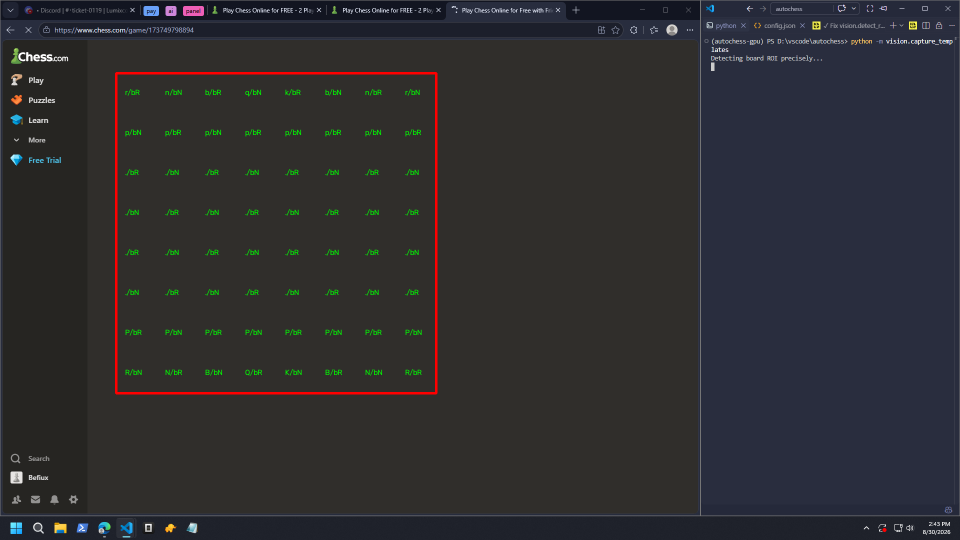
#> input picture vision/debug_board.png, 1920 x 1080 px (shown at 1/2 size); its folder holds only this picture in this run
$ python -i template_classifier.py   (imports and definitions only)
#> lines starting #> are read from the running program, lines starting #| are printed output that depends on the picture
#> further down, picture is the input picture: shape (1080, 1920, 3); mean B, G, R 48.6, 45.8, 46.3
import os
import pickle
import cv2
import numpy as np
from collections import defaultdict

import chess
from vision import dataset as ds

BASE_DIR = os.path.dirname(os.path.dirname(os.path.abspath(__file__)))
DEFAULT_PATH = os.path.join(BASE_DIR, "vision", "templates.pkl")
_FOREGROUND_SIZE = 64


# [8 lines left out: function _cos, not called in this run]


class TemplateClassifier:
    """Appearance-based piece classifier that is robust to the last-move
    highlight Chess.com paints on squares.

    For every square we estimate the *local* background from the four corner
    patches and subtract it, leaving just the piece shape (the "foreground").
    Because the background is taken from the square itself, a translucent
    highlight tint is cancelled out automatically -- a highlighted empty square
    yields ~zero foreground (read as empty) and a highlighted occupied square
    yields the same piece shape as an unhighlighted one. Templates are stored per
    (symbol, square-color) so low-contrast cases (e.g. a white piece on a light
    square) still match correctly.
    """

    def __init__(self, path=DEFAULT_PATH):
        self.path = path
        self.templates = {}          # (symbol, color) -> foreground (h, w, 3)
        self.bg_ref = {}             # color -> mean corner background (b, g, r)
        self.empty_thresh = None     # foreground norm below which a square is empty
        self.center_thresh = None    # centre-region norm gate (see _center_norm)
        self.color_ref = {}          # 'w'/'b' -> mean sprite brightness
        self.loaded = False
        if os.path.exists(path):
            self.load()
#> (reads vision/templates.pkl from the repository)

    # ---- background-normalized foreground -------------------------------
    @staticmethod
    def _corner_bg(sq: np.ndarray):
        h, w = sq.shape[:2]
#> h = 1080; w = 1920
        m = max(2, w // 5)
#> m = 384
        corners = [sq[0:m, 0:m], sq[0:m, -m:], sq[-m:, 0:m], sq[-m:, -m:]]
        # Median over all corner pixels (not mean): a large piece that bleeds
        # into a corner is an outlier and is ignored, so the estimate stays the
        # true square background even when a piece reaches the corners.
        vals = np.concatenate([c.reshape(-1, 3) for c in corners], axis=0)
        return np.median(vals, axis=0)

    @staticmethod
    def _foreground(sq: np.ndarray):
        return sq.astype(np.float32) - TemplateClassifier._corner_bg(sq)

    @staticmethod
    def _normalized_foreground(sq: np.ndarray):
        """Normalize a square foreground so templates work at any board size."""
        fg = TemplateClassifier._foreground(sq)
        return cv2.resize(fg, (_FOREGROUND_SIZE, _FOREGROUND_SIZE),
                          interpolation=cv2.INTER_AREA).astype(np.float32)
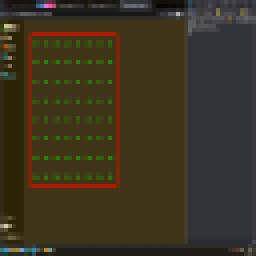
#> returned value: shape (64, 64, 3) float32 (shown 4 times larger); mean of channels 0, 1, 2 -9.4, 0.8, 5.3; drawn with min black and max white

    # [7 lines left out: function _silhouette, not called in this run]

    @staticmethod
    def _center_norm(fg: np.ndarray):
        """Foreground energy in the centre of the square only.

        Chess.com draws rank/file coordinate labels and last-move/check markers
        along the square's edges and corners. Those decorations survive
        background subtraction and can push the whole-square norm past the
        occupancy threshold, inventing a piece on an empty square. A real sprite
        always fills the centre, so gating on the centre removes that entire
        class of false positives.
        """
        margin = _FOREGROUND_SIZE // 6
        return float(np.linalg.norm(fg[margin:-margin, margin:-margin]))

    # [23 lines left out: functions _sprite_brightness, _calibrate, not called in this run]

    @staticmethod
    def _color_of(bg) -> str:
        return "light" if float(np.mean(bg)) > 128 else "dark"

    # [96 lines left out: functions _sq_color, build_from_screenshot, _fill_missing, _repair_legacy_templates, not called in this run]

    # ---- prediction -----------------------------------------------------
    def predict(self, sq_img, sq_color=None):
        if not self.templates or self.empty_thresh is None:
            return None, 0.0
        # Emptiness and identity use the LOCAL corner foreground. Using the
        # square's own (median) corner background keeps this robust to any board
        # lighting gradient, and the median makes it robust to a piece that
        # reaches the corners. A white piece is always brighter than its own
        # square, so the foreground's mean sign gives the colour directly.
        local_fg = self._normalized_foreground(sq_img)
        fg_norm = float(np.linalg.norm(local_fg))
#> fg_norm = 1329.6
        if fg_norm < self.empty_thresh:
            return None, 0.0
        # Second, stricter occupancy test on the centre of the square. Board
        # coordinate labels and move/check markers live near the edges, and
        # would otherwise be classified as pieces on empty squares.
        if self.center_thresh and self._center_norm(local_fg) < self.center_thresh:
            return None, 0.0
        # Match the silhouette independently of polarity. A moved queen can be
        # on a different square colour from its capture square, and its signed
        # foreground then matches a synthesized/incorrect colour template poorly
        # even though its shape is unmistakably a queen.
        shape_fg = self._silhouette(local_fg)
        best_type, best_shape_score = None, -2.0
        for (sym, scol), tmpl in self.templates.items():
            if sq_color is not None and scol != sq_color:
                continue
            score = _cos(shape_fg, self._silhouette(tmpl))
            if score > best_shape_score:
                best_shape_score, best_type = score, sym[1]
        # Relax the square-colour constraint only when a template set is
        # incomplete, while retaining the polarity-independent shape match.
        if best_type is None:
            for (sym, _scol), tmpl in self.templates.items():
                score = _cos(shape_fg, self._silhouette(tmpl))
                if score > best_shape_score:
                    best_shape_score, best_type = score, sym[1]
        if best_type is None:
            return None, 0.0

        # Colour comes from the brightness of the sprite pixels themselves,
        # measured against references calibrated at capture time. Signed
        # template correlation cannot decide colour reliably: the five piece
        # types that start on a single square colour have a *copy* as their
        # opposite-colour template, so its sign carries no information about the
        # piece actually on screen. That is what turned white rooks/bishops into
        # black ones after they moved to the other square colour.
        brightness = self._sprite_brightness(sq_img, local_fg)
        piece_color = None
        if brightness is not None and len(self.color_ref) == 2:
            piece_color = min(self.color_ref,
                              key=lambda k: abs(brightness - self.color_ref[k]))
        if piece_color is None:
            # Mask too small to measure (heavily occluded square) -> fall back
            # to signed correlation.
            color_scores = {}
            for (sym, scol), tmpl in self.templates.items():
                if sym[1] != best_type:
                    continue
                if sq_color is not None and scol != sq_color:
                    continue
                color_scores[sym[0]] = max(
                    color_scores.get(sym[0], -2.0), _cos(local_fg, tmpl))
            if not color_scores:
                return None, 0.0
            piece_color = max(color_scores, key=color_scores.get)
        return piece_color + best_type, best_shape_score

    # ---- persistence ----------------------------------------------------
    # [10 lines left out: function save, not called in this run]

    def load(self, path=None):
        path = path or self.path
        try:
            with open(path, "rb") as f:
                data = pickle.load(f)
            raw_templates = data["templates"]
            self.bg_ref = data.get("bg_ref", {})
            old_size = data.get("foreground_size")
            if old_size is None and raw_templates:
                old_size = next(iter(raw_templates.values())).shape[0]
            old_size = int(old_size or _FOREGROUND_SIZE)
            self.templates = {
                key: np.asarray(value, dtype=np.float32)
                if np.asarray(value).shape[:2] == (_FOREGROUND_SIZE,
                                                   _FOREGROUND_SIZE)
                else cv2.resize(np.asarray(value, dtype=np.float32),
                                (_FOREGROUND_SIZE, _FOREGROUND_SIZE),
                                interpolation=cv2.INTER_AREA)
                for key, value in raw_templates.items()
            }
            self.empty_thresh = data["empty_thresh"]
            if old_size != _FOREGROUND_SIZE:
                self.empty_thresh *= _FOREGROUND_SIZE / float(old_size)
            if data.get("template_version", 0) < 2:
                self._repair_legacy_templates()
            self.center_thresh = data.get("center_thresh")
            self.color_ref = data.get("color_ref", {})
            if not self.center_thresh or len(self.color_ref) != 2:
                # Older model file: derive the new references from its templates
                # so an existing capture keeps working without a recapture.
                self._calibrate()
            self.loaded = bool(self.templates)
        except Exception:
            self.loaded = False
        return self.loaded

>>> import cv2
>>> picture = cv2.imread('debug_board.png')
>>> result = TemplateClassifier().predict(picture)
